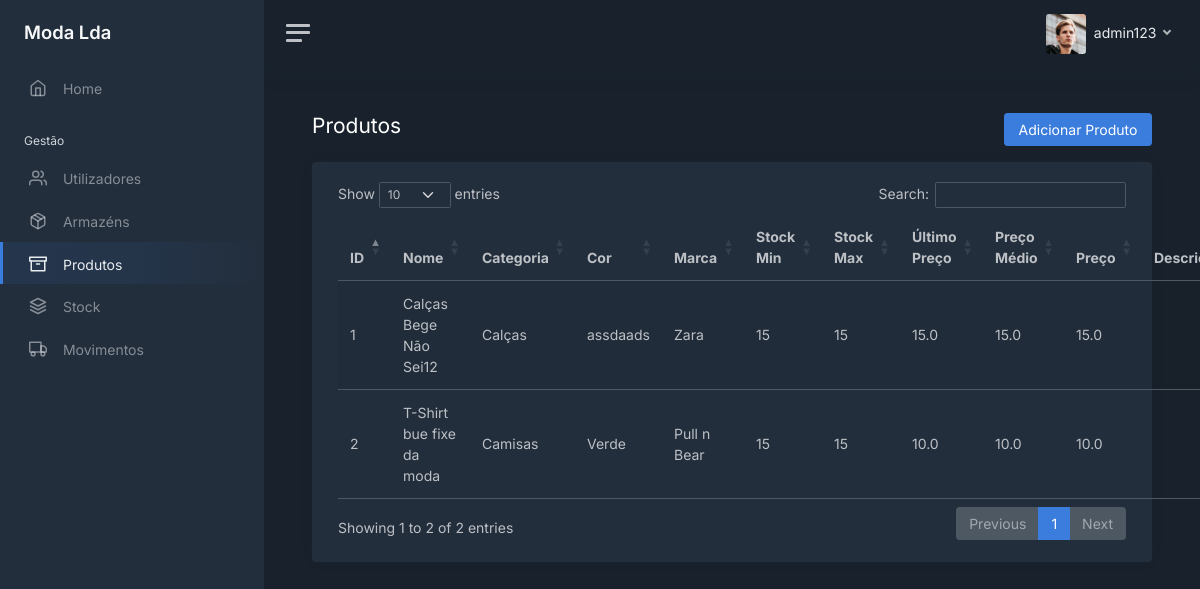
Screenshot of /products (signed in) with the database file from the repository.
### modules/login/models.py (models this page shows, shortened)
class User(UserMixin, db.Model):
    __tablename__ = 'users'
    __table_args__ = {'extend_existing': True}
    id = db.Column(db.Integer, primary_key=True)
    username = db.Column(db.String(), unique=True)
    password = db.Column(db.String())
    role = db.Column(db.String())
    last_login = db.Column(db.DateTime, server_default=db.func.now())
    active = db.Column(db.Boolean, unique=False, default=True)

### modules/main/models.py (models this page shows, shortened)
class Product(db.Model):
    __tablename__ = 'products'
    __table_args__ = {'extend_existing': True}
    id = db.Column(db.Integer, primary_key=True)
    name = db.Column(db.String(), unique=True)
    category = db.Column(db.String())
    color = db.Column(db.String())
    brand = db.Column(db.String())
    min_stock = db.Column(db.Integer())
    max_stock = db.Column(db.Integer())
    last_buy_price = db.Column(db.Float())
    avg_buy_price = db.Column(db.Float())
    sell_price = db.Column(db.Float())
    desc = db.Column(db.String())
    active = db.Column(db.Boolean, unique=False, default=True)

### modules/main/views.py (the view)
@bp.route('/products')
@login_required
def products():
    products_query = Product.query.filter_by(active=1).all()
    all_products = []
    for product in products_query:
        all_products.append(
            {
                "id": product.id,
                "name": product.name,
                "category": CATEGORIES[product.category],
                "color": product.color,
                "brand": BRANDS[product.brand],
                "min_stock": product.min_stock,
                "max_stock": product.max_stock,
                "last_buy_price": product.last_buy_price,
                "avg_buy_price": product.avg_buy_price,
                "sell_price": product.sell_price,
                "desc": product.desc,
            }
        )
    return render_template('products/products_table.html', user=current_user, tab="products", all_products=all_products)

### modules/login/models.py (called while the page is built)
@login_manager.user_loader
def load_user(user_id):
    return User.query.get(int(user_id))

### modules/main/templates/products/products_table.html (shortened to what this page needs)
<!DOCTYPE html>
<html lang="en">
<head>
    <link href="/static/css/dashboard.css" rel="stylesheet">
    <link href="https://cdn.datatables.net/1.13.7/css/dataTables.bootstrap5.min.css" rel="stylesheet">
</head>
{% extends 'sidebar.html' %}
{% block content %}
    <div class="row">
        <div class="col float-start">
            <h1 class="h3 mb-3">Produtos</h1>
        </div>
        <div class="col">
            <div class="mb-3 float-end">
                <a href="/products/add" class="btn btn-primary">Adicionar Produto</a>
            </div>
        </div>
    </div>
    <div class="card">
        <div class="card-body">
            <div class="container-fluid">
                <table id="products" class="table table-striped">
                    <tbody>
                    {% for product in all_products %}
                        <tr>
                            <td>{{ product.id }}</td>
                            <td>{{ product.name }}</td>
                            <td>{{ product.category }}</td>
                            <td>{{ product.color }}</td>
                            <td>{{ product.brand }}</td>
                            <td>{{ product.min_stock }}</td>
                            <td>{{ product.max_stock }}</td>
                            <td>{{ product.last_buy_price }}</td>
                            <td>{{ product.avg_buy_price }}</td>
                            <td>{{ product.sell_price }}</td>
                            <td>{{ product.desc }}</td>
                        </tr>
                    {% endfor %}
                    </tbody>
                </table>
            </div>
        </div>
    </div>
{% endblock %}

### modules/main/templates/sidebar.html (shortened to what this page needs)
<body data-theme="dark">
<div class="wrapper">
    <nav id="sidebar" class="sidebar js-sidebar">
        <div class="sidebar-content js-simplebar">
            <a class="sidebar-brand" href="/home">
                <span class="align-middle">Moda Lda</span>
            </a>
            <ul class="sidebar-nav">
                <li class="sidebar-item {% if tab == 'home' %}active{% endif %}">
                    <a class="sidebar-link" href="/home">
                        <i class="align-middle" data-feather="home"></i> <span class="align-middle">Home</span>
                    </a>
                </li>
                <li class="sidebar-header">
                    Gestão
                </li>
                {% if user.role == 'admin' or user.role == 'gerente' %}
                <li class="sidebar-item {% if tab == 'users' %}active{% endif %}">
                    <a class="sidebar-link" href="/users">
                        <i class="align-middle" data-feather="users"></i> <span class="align-middle">Utilizadores</span>
                    </a>
                </li>
                {% endif %}
                {% if user.role == 'admin' or user.role == 'gerente' %}
                <li class="sidebar-item {% if tab == 'warehouses' %}active{% endif %}">
                    <a class="sidebar-link" href="/warehouses">
                        <i class="align-middle" data-feather="package"></i> <span class="align-middle">Armazéns</span>
                    </a>
                </li>
                {% endif %}
                <li class="sidebar-item {% if tab == 'products' %}active{% endif %}">
                    <a class="sidebar-link" href="/products">
                        <i class="align-middle" data-feather="archive"></i> <span class="align-middle">Produtos</span>
                    </a>
                </li>
                <li class="sidebar-item {% if tab == 'stock' %}active{% endif %}">
                    <a class="sidebar-link" href="/stock">
                        <i class="align-middle" data-feather="layers"></i> <span class="align-middle">Stock</span>
                    </a>
                </li>
                <li class="sidebar-item {% if tab == 'movements' %}active{% endif %}">
                    <a class="sidebar-link" href="/movements">
                        <i class="align-middle" data-feather="truck"></i> <span class="align-middle">Movimentos</span>
                    </a>
                </li>
            </ul>
        </div>
    </nav>
    <div class="main">
        <nav class="navbar navbar-expand navbar-light navbar-bg">
            <a class="sidebar-toggle js-sidebar-toggle">
                <i class="hamburger align-self-center"></i>
            </a>
            <div class="navbar-collapse collapse">
                <ul class="navbar-nav navbar-align">
                    <li class="nav-item dropdown">
                        <a class="nav-link dropdown-toggle d-none d-sm-inline-block" href="#" data-bs-toggle="dropdown">
                            <img src="/static/img/avatars/avatar.jpg" class="avatar img-fluid rounded me-1"
                                 alt="{{ user.username }}"/> <span class="text-dark"> {{ user.username }} </span>
                        </a>
                    </li>
                </ul>
            </div>
        </nav>
        <main class="content">
            <div class="container-fluid p-0">
                {% block content %}
                {% endblock %}
            </div>
        </main>
    </div>
</div>
</body>
</html>

### rows the page displays
User: username "admin123"
Product: id "1", name "Calças Bege Não Sei12", category "Calças", color "assdaads", brand "Zara", min_stock "15", max_stock "15", last_buy_price "15.0", avg_buy_price "15.0", sell_price "15.0"
Product: id "2", name "T-Shirt bue fixe da moda", category "Camisas", color "Verde", brand "Pull n Bear", min_stock "15", max_stock "15", last_buy_price "10.0", avg_buy_price "10.0", sell_price "10.0"
